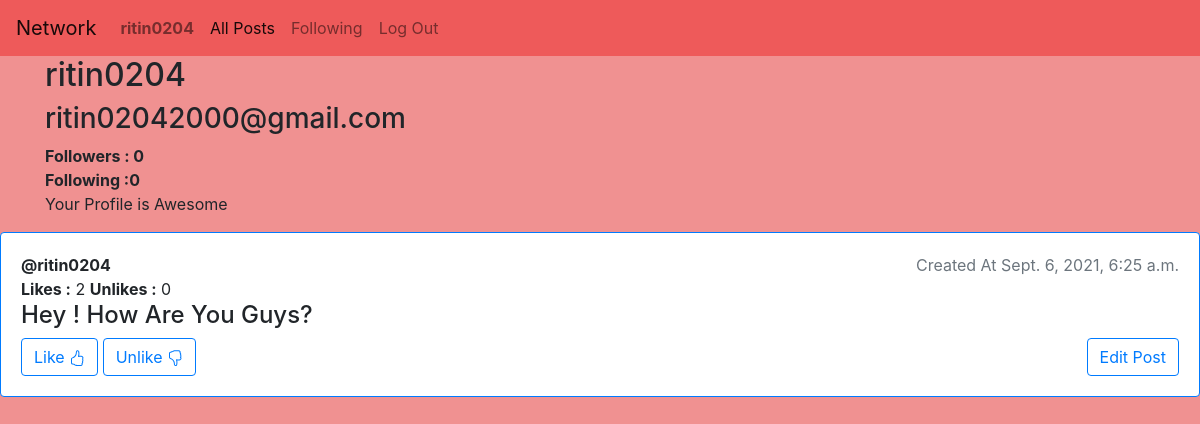
Page /ritin0204 (signed in) on the committed database.
### network/models.py (models this page shows, shortened)
class User(AbstractUser):
    pass

class Post(models.Model):
    text = models.CharField(max_length=400)
    created_at = models.DateTimeField(auto_now_add=True)
    user_id = models.ForeignKey(User, on_delete = models.CASCADE)
    likes = models.IntegerField(default=0)
    unlikes = models.IntegerField(default=0)

### network/views.py (the view, shortened to what this page needs)
# urls.py: path("<str:user>", views.profile, name="profile")
@csrf_exempt
@login_required(login_url='/login/')
def profile(request,user):
    user = str(user)
    if request.method =="GET":
        userdata = User.objects.get(username=user)
        try:
            usr_data = Follow.objects.get(c_user=userdata).user_data()
            following = len(usr_data["following"])
            follower = len(usr_data["followers"])
        except:
            usr_data =Follow()
            usr_data.c_user = userdata
            usr_data.save()
        if usr_data["followers"] is None:
            message=0
        elif request.user.id in usr_data["followers"]:
            message = 1
        elif request.user == userdata:
            message =2
        else:
            message = 0
        try:
            posts = Post.objects.filter(user_id = userdata)
            posts = posts.order_by("-created_at").all()
        except:
            return render(request, "network/profile.html", {
           "usr_email": userdata,
           "follower": follower,
           "following": following,
           "message": message
            })
        return render(request, "network/profile.html", {
           "usr_email": userdata,
           "follower": follower,
           "following": following,
           "message": message,
           "posts": posts
        })

### network/models.py (called while the page is built)
    def user_data(self):
        return{
            "c_user":self.c_user.username,
            "following": [user.id for user in self.following.all()],
            "followers": [user.id for user in self.followers.all()]
        }

### network/templates/network/profile.html (shortened to what this page needs)
{% extends "network/layout.html" %}
{% load static %}
{% block body %}
<div class="container">
  <h2>{{ usr_email.username }}</h2>
  <h3>{{ usr_email.email }}</h3>
  <strong>Followers : {{ follower }}</strong></br>
  <strong>Following :{{ following }}</strong></br>
  {% if message == 1 %}
      <button type="button"  id="unfollow" value={{usr_email.username}} class="btn btn-light" onclick="unfollow()" >Unfolow</button>
  {% elif message == 0 %}
      <button type="button" id = "follow" value={{usr_email.username}} class="btn btn-primary" onclick="follow()">Follow</button>
  {% else %}
     <p>Your Profile is Awesome</p>
  {% endif %}
</div>
  {% for post in posts %}
  <div class="card bg-white border-primary mb-3">
  <div class="card-body">
    <p class="float-right text-muted ">Created At {{post.created_at}}</p>
    <a href="{% url 'profile' post.user_id %}"></a><strong>@{{post.user_id}}</strong></a>
    <div id={{post.id}}>
      <strong>Likes :</strong> <span>{{post.likes}}</span>
      <strong>Unlikes :</strong> <span>{{post.unlikes}}</span>
  </div>
  <div id="first{{post.id}}"><h4> {{post.text}}</h4></div>
    {% if user.username == post.user_id.username %}
    <div>
    <button type="button" class="btn btn-outline-primary float-right" value={{post.id}} onclick="editmypost({{ post.id }})"> Edit Post </button>
    </div>
    {% endif %}
   <button type="button" class="btn btn-outline-primary" value={{postt.id}} id="like" onclick="like({{ post.id }})">Like
   </button>
   <button type="button" class="btn btn-outline-primary" value={{post.id}} id="unlike" onclick="unlike({{post.id}})">Unlike
   </button>
  </div>
</div>
{% endfor %}
</div>
{% endblock %}

### network/templates/network/layout.html (shortened to what this page needs)
{% load static %}
<!DOCTYPE html>
<html lang="en">
    <head>
        <link rel="stylesheet" href="https://stackpath.bootstrapcdn.com/bootstrap/4.4.1/css/bootstrap.min.css">
        <link href="{% static 'network/styles.css' %}" rel="stylesheet">
    </head>
    <body style="background-color: rgb(240, 145, 145);">
        <nav class="navbar navbar-expand-lg navbar-light" style="background-color: rgb(238, 90, 90);">
            <a class="navbar-brand" href="#">Network</a>
            <div>
              <ul class="navbar-nav mr-auto">
                {% if user.is_authenticated %}
                    <li class="nav-item text-white">
                        <a class="nav-link" href="{% url 'profile' user.username %}"><strong>{{ user.username }}</strong></a>
                    </li>
                {% endif %}
                <li class="nav-item active">
                  <a class="nav-link" href="{% url 'index' %}">All Posts</a>
                </li>
                {% if user.is_authenticated %}
                    <li class="nav-item">
                        <a class="nav-link"  href="{% url 'allpost' posts='following' %}" id="following" >Following</a>
                    </li>
                    <li class="nav-item">
                        <a class="nav-link" href="{% url 'logout' %}">Log Out</a>
                    </li>
                {% endif %}
              </ul>
            </div>
          </nav>
        <div class="body">
            {% block body %}
            {% endblock %}
    </body>
</html>

### rows in the picture
User: username "ritin0204", email "ritin02042000@gmail.com"
Post: created_at "Sept. 6, 2021, 6:25 a.m.", user_id "ritin0204", likes "2", unlikes "0", text "Hey ! How Are You Guys?", {{ post.id }} 1 (drawn)

### other values in the picture
{{ follower }} "0"
{{ following }} "0"
